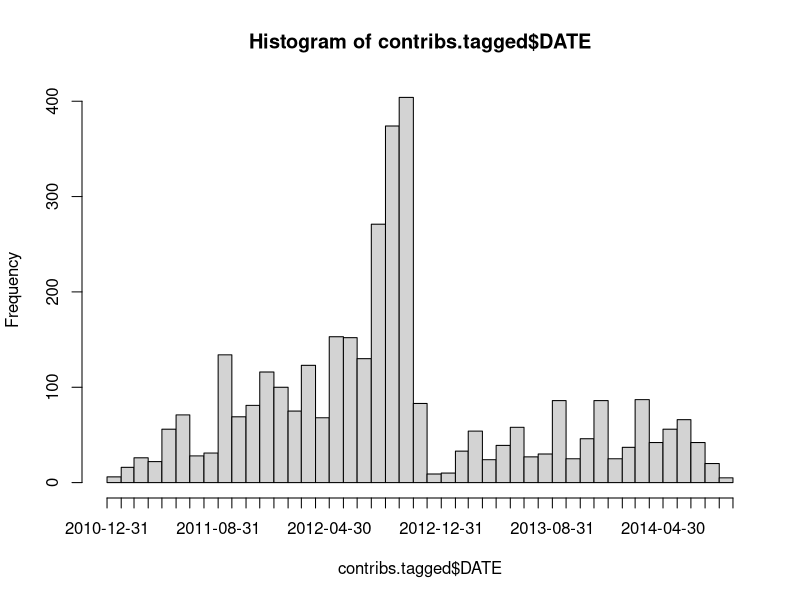
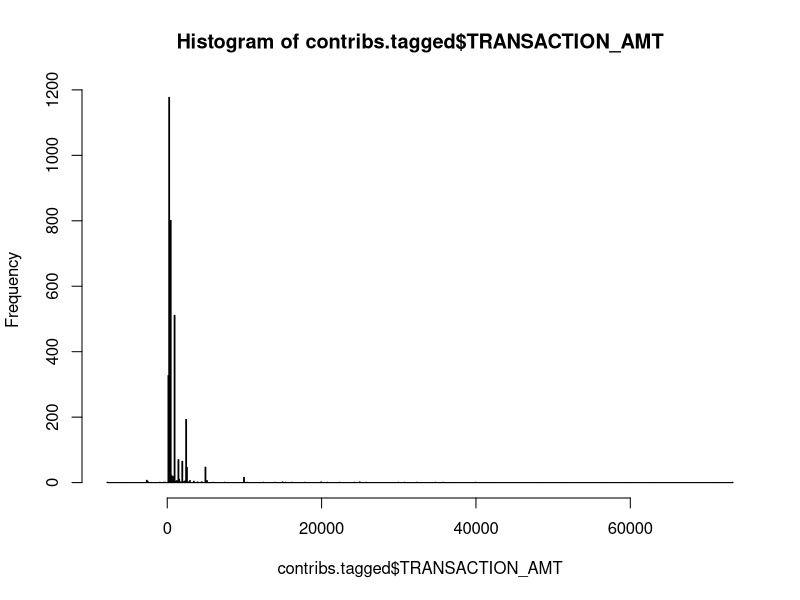

Here is the R script that generated these plots, in order: (Note: this script raises an error after producing the figures.)
#
#   analysis.R: statistical analysis on political contributions of Harvard employees
#

library(plyr)

# All contribution data, filtered down to Harvard employees, from 2001 - 2014
contribs.all <- read.csv("harvard-contributions.csv")

# HELPER FUNCTIONS
# show counts and percentages via contingency table
tabulate <- function(cols) {
    print(table(cols))
    print(round(prop.table(table(cols)), 3))
}

# PEOPLE
# Unique employees who contributed between 2011 and 2014
people <- read.csv("people_tagged_unique.csv")  
names(people) # get a look at the columns
nrow(people) # 1216 unique verified contributors between 2011 and 2014
# Gender
# 457 F, 756 M
# 38% F, 62% M
tabulate(people$GENDER)
# School
# 25% in FAS, 15% in HLS, HMS, HBS, 7% in SPH
tabulate(people$SCHOOL)
# Title
# 46% professors, 22% administrators, 26 Univ. professors
tabulate(people$TITLE)
# School vs. Gender
school.gender.table <- table(people$SCHOOL, people$GENDER); school.gender.table
school.gender.perc <- round(prop.table(school.gender.table, 1), 3); school.gender.perc
# average gender distribution per school
# 30% female, 63% male
school.gender.favg <- mean(school.gender.perc[,2])
school.gender.mavg <- mean(school.gender.perc[,3])
school.gender.favg; school.gender.mavg
# Gender vs. Title
# administrators are 59% female, associate professors are 57% male, asst. profs are 67% male, instructors are 75% female
# professors are 75% male, senior fellows are 85% male, senior lecturers are 58% male, univ. profs are 92% male
title.gender.table <- table(people$TITLE, people$GENDER); title.gender.table
title.gender.perc <- round(prop.table(title.gender.table, 1), 3); title.gender.perc

# TAGGED CONTRIBUTIONS (2011 - 2014)
# Contribution data, tagged with gender/school/title, from 2011 - 2014
contribs.tagged <- read.csv("contributions_11-14_tagged.csv")
names(contribs.tagged)
# Add a column with formatted transaction date
contribs.tagged$DATE <- as.Date(sprintf("%08d", contribs.tagged$TRANSACTION_DT), '%m%d%Y')
# contributions between 01-04-2011 and 09-30-2014
summary(contribs.tagged$DATE)
# histogram of # contribs / month
hist(contribs.tagged$DATE, breaks="months", freq=TRUE)
# mean contributions: $952.4, median: $500, min: $200, max: $73300
summary(contribs.tagged$TRANSACTION_AMT)
# only 47 contributions greater than $5000
hist(contribs.tagged$TRANSACTION_AMT, breaks="FD", freq=TRUE)
# let's break it down by school
# first, merge CAND and CMTE party affiliation
# contribs.tagged$PARTY <- ifelse(!is.na(contribs.tagged$CMTE_PTY_AFFILIATION), as.character(contribs.tagged$CMTE_PTY_AFFILIATION), as.character(contribs.tagged$CAND_PTY_AFFILIATION))
# now, look at total contributions (amt + count) per party per school
party.school.sum <- aggregate(TRANSACTION_AMT ~ PARTY + SCHOOL, data = contribs.tagged, sum); 
party.school.freq <- aggregate(TRANSACTION_AMT ~ PARTY + SCHOOL, data = contribs.tagged, length); party.school.freq
# now per party per school
party.title.freq <- aggregate(TRANSACTION_AMT ~ PARTY + TITLE, data = contribs.tagged, length)
party.title.freq <- party.title.sum[order(party.title.freq$TRANSACTION_AMT, decreasing=TRUE),]; party.title.freq
party.title.sum <- aggregate(TRANSACTION_AMT ~ PARTY + TITLE , data = contribs.tagged, sum)
party.title.sum <- party.title.sum[order(party.title.sum$TRANSACTION_AMT, decreasing=TRUE),]; party.title.sum
party.title.mean <- aggregate(TRANSACTION_AMT ~ PARTY + TITLE , data = contribs.tagged, mean)
party.title.mean <- party.title.mean[order(party.title.mean$TRANSACTION_AMT, decreasing=TRUE),]; party.title.mean
# per party per gender
party.gender.sum <- aggregate(TRANSACTION_AMT ~ PARTY + GENDER, data = contribs.tagged, sum); party.gender.sum 
party.gender.freq <- aggregate(TRANSACTION_AMT ~ PARTY + GENDER, data = contribs.tagged, length); party.gender.freq

